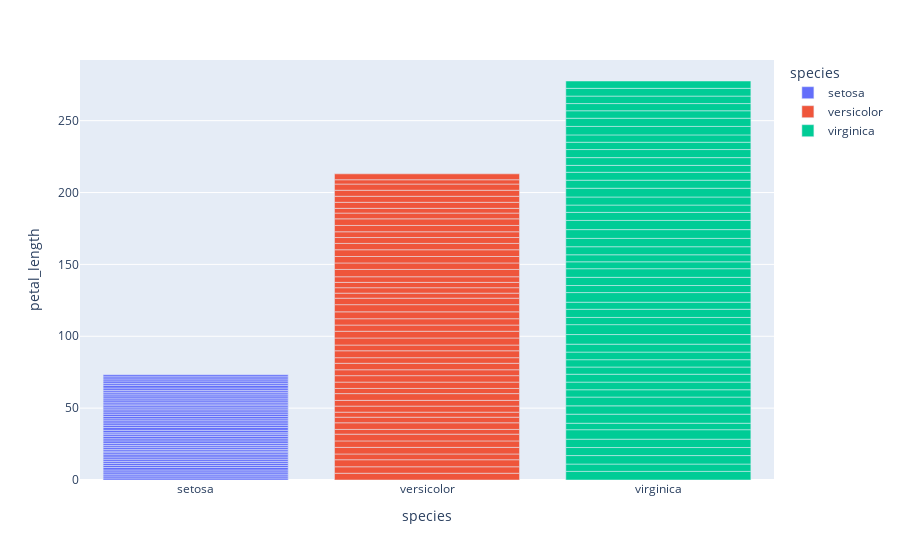

Notebook code cell kept with this figure:
### Code cell
fig = px.bar(df, x="species" ,y="petal_length", color ="species")
fig.show()

### Figure 1 — Plotly figure (JSON) as saved in the notebook; plotly's stock layout.template omitted (floating-point values rounded to 4 significant figures)
{"data": [{"alignmentgroup": "True", "hovertemplate": "species=%{x}<br>petal_length=%{y}<extra></extra>", "legendgroup": "setosa", "marker": {"color": "#636efa", "pattern": {"shape": ""}}, "name": "setosa", "offsetgroup": "setosa", "orientation": "v", "showlegend": true, "textposition": "auto", "type": "bar", "x": ["setosa", "setosa", "setosa", "setosa", "setosa", "setosa", "setosa", "setosa", "setosa", "setosa", "setosa", "setosa", "setosa", "setosa", "setosa", "setosa", "setosa", "setosa", "setosa", "setosa", "setosa", "setosa", "setosa", "setosa", "setosa", "setosa", "setosa", "setosa", "setosa", "setosa", "setosa", "setosa", "setosa", "setosa", "setosa", "setosa", "setosa", "setosa", "setosa", "setosa", "setosa", "setosa", "setosa", "setosa", "setosa", "setosa", "setosa", "setosa", "setosa", "setosa"], "xaxis": "x", "y": [1.4, 1.4, 1.3, 1.5, 1.4, 1.7, 1.4, 1.5, 1.4, 1.5, 1.5, 1.6, 1.4, 1.1, 1.2, 1.5, 1.3, 1.4, 1.7, 1.5, 1.7, 1.5, 1, 1.7, 1.9, 1.6, 1.6, 1.5, 1.4, 1.6, 1.6, 1.5, 1.5, 1.4, 1.5, 1.2, 1.3, 1.5, 1.3, 1.5, 1.3, 1.3, 1.3, 1.6, 1.9, 1.4, 1.6, 1.4, 1.5, 1.4], "yaxis": "y"}, {"alignmentgroup": "True", "hovertemplate": "species=%{x}<br>petal_length=%{y}<extra></extra>", "legendgroup": "versicolor", "marker": {"color": "#EF553B", "pattern": {"shape": ""}}, "name": "versicolor", "offsetgroup": "versicolor", "orientation": "v", "showlegend": true, "textposition": "auto", "type": "bar", "x": ["versicolor", "versicolor", "versicolor", "versicolor", "versicolor", "versicolor", "versicolor", "versicolor", "versicolor", "versicolor", "versicolor", "versicolor", "versicolor", "versicolor", "versicolor", "versicolor", "versicolor", "versicolor", "versicolor", "versicolor", "versicolor", "versicolor", "versicolor", "versicolor", "versicolor", "versicolor", "versicolor", "versicolor", "versicolor", "versicolor", "versicolor", "versicolor", "versicolor", "versicolor", "versicolor", "versicolor", "versicolor", "versicolor", "versicolor", "versicolor", "versicolor", "versicolor", "versicolor", "versicolor", "versicolor", "versicolor", "versicolor", "versicolor", "versicolor", "versicolor"], "xaxis": "x", "y": [4.7, 4.5, 4.9, 4, 4.6, 4.5, 4.7, 3.3, 4.6, 3.9, 3.5, 4.2, 4, 4.7, 3.6, 4.4, 4.5, 4.1, 4.5, 3.9, 4.8, 4, 4.9, 4.7, 4.3, 4.4, 4.8, 5, 4.5, 3.5, 3.8, 3.7, 3.9, 5.1, 4.5, 4.5, 4.7, 4.4, 4.1, 4, 4.4, 4.6, 4, 3.3, 4.2, 4.2, 4.2, 4.3, 3, 4.1], "yaxis": "y"}, {"alignmentgroup": "True", "hovertemplate": "species=%{x}<br>petal_length=%{y}<extra></extra>", "legendgroup": "virginica", "marker": {"color": "#00cc96", "pattern": {"shape": ""}}, "name": "virginica", "offsetgroup": "virginica", "orientation": "v", "showlegend": true, "textposition": "auto", "type": "bar", "x": ["virginica", "virginica", "virginica", "virginica", "virginica", "virginica", "virginica", "virginica", "virginica", "virginica", "virginica", "virginica", "virginica", "virginica", "virginica", "virginica", "virginica", "virginica", "virginica", "virginica", "virginica", "virginica", "virginica", "virginica", "virginica", "virginica", "virginica", "virginica", "virginica", "virginica", "virginica", "virginica", "virginica", "virginica", "virginica", "virginica", "virginica", "virginica", "virginica", "virginica", "virginica", "virginica", "virginica", "virginica", "virginica", "virginica", "virginica", "virginica", "virginica", "virginica"], "xaxis": "x", "y": [6, 5.1, 5.9, 5.6, 5.8, 6.6, 4.5, 6.3, 5.8, 6.1, 5.1, 5.3, 5.5, 5, 5.1, 5.3, 5.5, 6.7, 6.9, 5, 5.7, 4.9, 6.7, 4.9, 5.7, 6, 4.8, 4.9, 5.6, 5.8, 6.1, 6.4, 5.6, 5.1, 5.6, 6.1, 5.6, 5.5, 4.8, 5.4, 5.6, 5.1, 5.1, 5.9, 5.7, 5.2, 5, 5.2, 5.4, 5.1], "yaxis": "y"}], "layout": {"barmode": "relative", "legend": {"title": {"text": "species"}, "tracegroupgap": 0}, "margin": {"t": 60}, "xaxis": {"anchor": "y", "categoryarray": ["setosa", "versicolor", "virginica"], "categoryorder": "array", "domain": [0, 1], "title": {"text": "species"}}, "yaxis": {"anchor": "x", "domain": [0, 1], "title": {"text": "petal_length"}}}}
